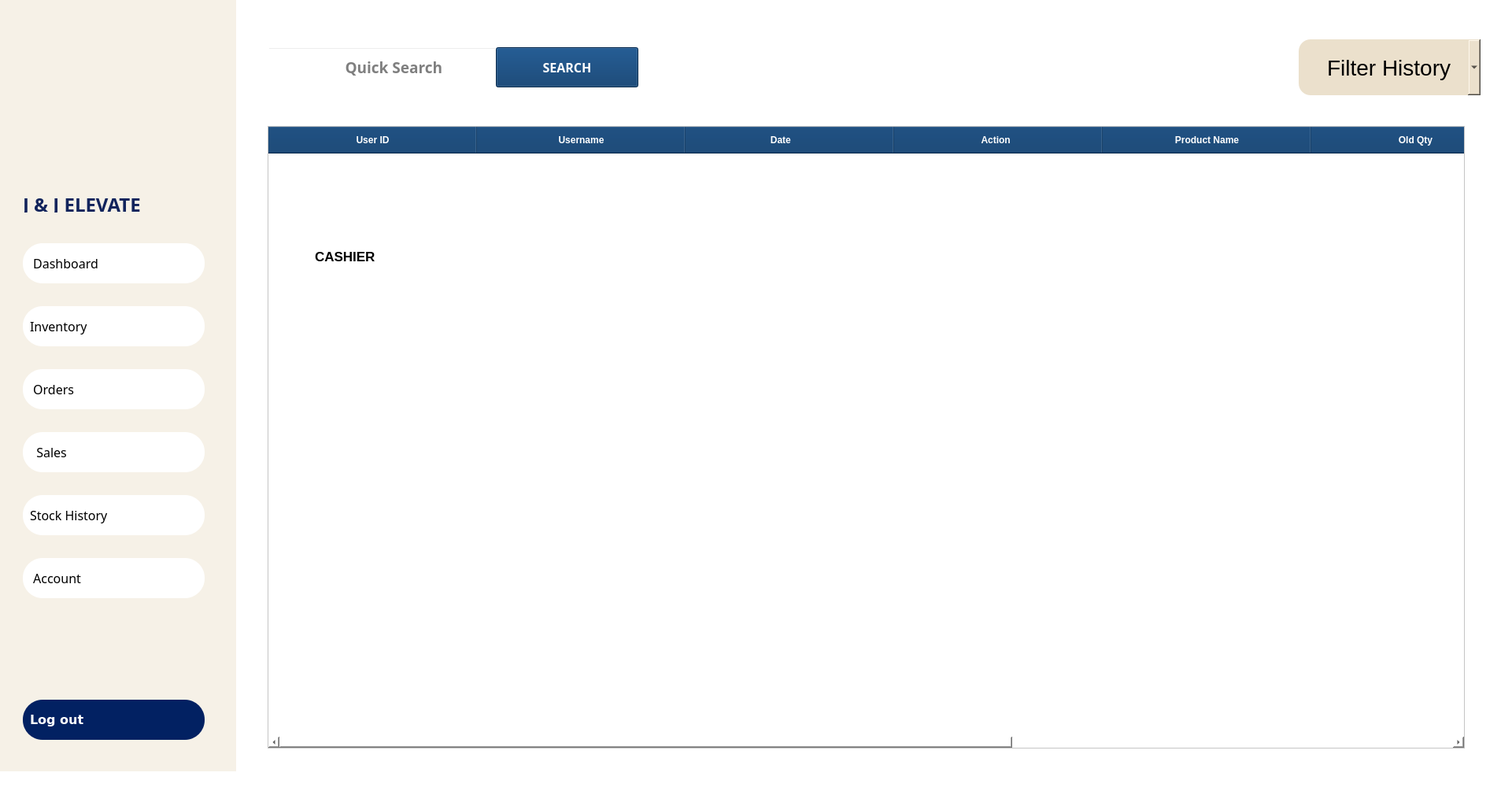
<?xml version="1.0" encoding="UTF-8"?>
<ui version="4.0">
 <class>CASHIER_STOCKHISTORY</class>
 <widget class="QMainWindow" name="CASHIER_STOCKHISTORY">
  <property name="geometry">
   <rect>
    <x>0</x>
    <y>0</y>
    <width>1921</width>
    <height>1005</height>
   </rect>
  </property>
  <property name="font">
   <font>
    <pointsize>4</pointsize>
   </font>
  </property>
  <property name="windowTitle">
   <string>Inventory and Sales Management System</string>
  </property>
  <property name="styleSheet">
   <string notr="true">background: white;</string>
  </property>
  <widget class="QWidget" name="Owner_centralwidget">
   <property name="font">
    <font>
     <pointsize>14</pointsize>
    </font>
   </property>
   <widget class="QFrame" name="LeftMenuBar">
    <property name="geometry">
     <rect>
      <x>-1</x>
      <y>-1</y>
      <width>301</width>
      <height>981</height>
     </rect>
    </property>
    <property name="font">
     <font>
      <pointsize>14</pointsize>
     </font>
    </property>
    <property name="styleSheet">
     <string notr="true">background-color: rgba(235, 224, 204, 0.47); /* #ebe0cc with 47% opacity */</string>
    </property>
    <property name="frameShape">
     <enum>QFrame::NoFrame</enum>
    </property>
    <property name="frameShadow">
     <enum>QFrame::Raised</enum>
    </property>
    <widget class="QLabel" name="JJelevate_text">
     <property name="geometry">
      <rect>
       <x>30</x>
       <y>250</y>
       <width>251</width>
       <height>21</height>
      </rect>
     </property>
     <property name="font">
      <font>
       <family>Montserrat ExtraBold</family>
       <pointsize>18</pointsize>
       <weight>75</weight>
       <bold>true</bold>
      </font>
     </property>
     <property name="styleSheet">
      <string notr="true">color: #12245c; 
background: transparent;
</string>
     </property>
     <property name="text">
      <string>J &amp; J ELEVATE</string>
     </property>
     <property name="scaledContents">
      <bool>true</bool>
     </property>
    </widget>
    <widget class="QLabel" name="Logo">
     <property name="geometry">
      <rect>
       <x>30</x>
       <y>50</y>
       <width>241</width>
       <height>171</height>
      </rect>
     </property>
     <property name="styleSheet">
      <string notr="true">background: transparent;</string>
     </property>
     <property name="text">
      <string/>
     </property>
     <property name="pixmap">
      <pixmap>../../assets/images/JJLOGO.png</pixmap>
     </property>
     <property name="scaledContents">
      <bool>true</bool>
     </property>
     <property name="alignment">
      <set>Qt::AlignCenter</set>
     </property>
    </widget>
    <widget class="QPushButton" name="pushButton_Dashboard_CASHIER">
     <property name="geometry">
      <rect>
       <x>30</x>
       <y>310</y>
       <width>231</width>
       <height>51</height>
      </rect>
     </property>
     <property name="font">
      <font>
       <family>Montserrat Medium</family>
       <pointsize>12</pointsize>
       <weight>50</weight>
       <italic>false</italic>
       <bold>false</bold>
      </font>
     </property>
     <property name="styleSheet">
      <string notr="true">QPushButton {
    background-color: white;
    color: black;
    border-radius: 25px;
    padding: 9px;
text-align: left;
}
QPushButton:hover {
    background-color:#c25b55;
color:black;
font-weight: 700;
}
QPushButton#activeButton {
    background-color:#c25b55;
color:black;
font-weight: 700;
}
</string>
     </property>
     <property name="text">
      <string> Dashboard   </string>
     </property>
     <property name="icon">
      <iconset>
       <normaloff>../../assets/images/dashboard_icon.svg</normaloff>../../assets/images/dashboard_icon.svg</iconset>
     </property>
     <property name="iconSize">
      <size>
       <width>40</width>
       <height>40</height>
      </size>
     </property>
    </widget>
    <widget class="QPushButton" name="pushButton_Inventory_CASHIER">
     <property name="geometry">
      <rect>
       <x>30</x>
       <y>390</y>
       <width>231</width>
       <height>51</height>
      </rect>
     </property>
     <property name="font">
      <font>
       <family>Montserrat Medium</family>
       <pointsize>12</pointsize>
      </font>
     </property>
     <property name="styleSheet">
      <string notr="true">QPushButton {
    background-color: white;
    color: black;
    border-radius: 25px;
    padding: 9px;
text-align: left;
}
QPushButton:hover {
    background-color:#c25b55;
color:black;
font-weight: 700;
}
QPushButton#activeButton {
    background-color:#c25b55;
color:black;
font-weight: 700;
}
</string>
     </property>
     <property name="text">
      <string>Inventory</string>
     </property>
     <property name="icon">
      <iconset>
       <normaloff>../../assets/images/inventory_icon.svg</normaloff>../../assets/images/inventory_icon.svg</iconset>
     </property>
     <property name="iconSize">
      <size>
       <width>50</width>
       <height>45</height>
      </size>
     </property>
    </widget>
    <widget class="QPushButton" name="pushButton_Orders_CASHIER">
     <property name="geometry">
      <rect>
       <x>30</x>
       <y>470</y>
       <width>231</width>
       <height>51</height>
      </rect>
     </property>
     <property name="font">
      <font>
       <family>Montserrat Medium</family>
       <pointsize>12</pointsize>
      </font>
     </property>
     <property name="styleSheet">
      <string notr="true">QPushButton {
    background-color: white;
    color: black;
    border-radius: 25px;
    padding: 9px;
text-align: left;
}
QPushButton:hover {
    background-color:#c25b55;
color:black;
font-weight: 700;
}
QPushButton#activeButton {
    background-color:#c25b55;
color:black;
font-weight: 700;
}
</string>
     </property>
     <property name="text">
      <string> Orders</string>
     </property>
     <property name="icon">
      <iconset>
       <normaloff>../../assets/images/orders_icon.svg</normaloff>../../assets/images/orders_icon.svg</iconset>
     </property>
     <property name="iconSize">
      <size>
       <width>46</width>
       <height>42</height>
      </size>
     </property>
    </widget>
    <widget class="QPushButton" name="pushButton_Sales_CASHIER">
     <property name="geometry">
      <rect>
       <x>30</x>
       <y>550</y>
       <width>231</width>
       <height>51</height>
      </rect>
     </property>
     <property name="font">
      <font>
       <family>Montserrat Medium</family>
       <pointsize>12</pointsize>
      </font>
     </property>
     <property name="styleSheet">
      <string notr="true">QPushButton {
    background-color: white;
    color: black;
    border-radius: 25px;
    padding: 9px;
text-align: left;
}
QPushButton:hover {
    background-color:#c25b55;
color:black;
font-weight: 700;
}
QPushButton#activeButton {
    background-color:#c25b55;
color:black;
font-weight: 700;
}
</string>
     </property>
     <property name="text">
      <string>  Sales</string>
     </property>
     <property name="icon">
      <iconset>
       <normaloff>../../assets/images/sales_icon.svg</normaloff>../../assets/images/sales_icon.svg</iconset>
     </property>
     <property name="iconSize">
      <size>
       <width>35</width>
       <height>35</height>
      </size>
     </property>
    </widget>
    <widget class="QPushButton" name="pushButton_Account_CASHIER">
     <property name="geometry">
      <rect>
       <x>30</x>
       <y>710</y>
       <width>231</width>
       <height>51</height>
      </rect>
     </property>
     <property name="font">
      <font>
       <family>Montserrat Medium</family>
       <pointsize>12</pointsize>
      </font>
     </property>
     <property name="styleSheet">
      <string notr="true">QPushButton {
    background-color: white;
    color: black;
    border-radius: 25px;
    padding: 9px;
text-align: left;
}
QPushButton:hover {
    background-color:#c25b55;
color:black;
font-weight: 700;
}
QPushButton#activeButton {
    background-color:#c25b55;
color:black;
font-weight: 700;
}
</string>
     </property>
     <property name="text">
      <string> Account     </string>
     </property>
     <property name="icon">
      <iconset>
       <normaloff>../../assets/images/account_icon.svg</normaloff>../../assets/images/account_icon.svg</iconset>
     </property>
     <property name="iconSize">
      <size>
       <width>48</width>
       <height>48</height>
      </size>
     </property>
    </widget>
    <widget class="QPushButton" name="pushButton_LogOut_CASHIER">
     <property name="geometry">
      <rect>
       <x>30</x>
       <y>890</y>
       <width>231</width>
       <height>51</height>
      </rect>
     </property>
     <property name="font">
      <font>
       <family>Verdana</family>
       <pointsize>12</pointsize>
       <weight>87</weight>
       <bold>true</bold>
      </font>
     </property>
     <property name="styleSheet">
      <string notr="true">QPushButton {
    background-color:#022162;
color:white;
font-weight: 700;
    border-radius: 25px;
    padding: 9px;
font-size: 14;
text-align: left;
}</string>
     </property>
     <property name="text">
      <string>Log out</string>
     </property>
     <property name="icon">
      <iconset>
       <normaloff>../../assets/images/WHITElogout_icon.svg</normaloff>../../assets/images/WHITElogout_icon.svg</iconset>
     </property>
     <property name="iconSize">
      <size>
       <width>38</width>
       <height>38</height>
      </size>
     </property>
    </widget>
    <widget class="QPushButton" name="pushButton_Stock_History_CASHIER">
     <property name="geometry">
      <rect>
       <x>30</x>
       <y>630</y>
       <width>231</width>
       <height>51</height>
      </rect>
     </property>
     <property name="font">
      <font>
       <family>Montserrat Medium</family>
       <pointsize>12</pointsize>
      </font>
     </property>
     <property name="styleSheet">
      <string notr="true">QPushButton {
    background-color: white;
    color: black;
    border-radius: 25px;
    padding: 9px;
text-align: left;
}
QPushButton:hover {
    background-color:#c25b55;
color:black;
font-weight: 700;
}
QPushButton#activeButton {
    background-color:#c25b55;
color:black;
font-weight: 700;
}
</string>
     </property>
     <property name="text">
      <string>Stock History</string>
     </property>
     <property name="icon">
      <iconset>
       <normaloff>../../assets/images/inventory_icon.svg</normaloff>../../assets/images/inventory_icon.svg</iconset>
     </property>
     <property name="iconSize">
      <size>
       <width>50</width>
       <height>45</height>
      </size>
     </property>
    </widget>
   </widget>
   <widget class="QTableWidget" name="tableWidget_StockHistory">
    <property name="geometry">
     <rect>
      <x>340</x>
      <y>160</y>
      <width>1521</width>
      <height>791</height>
     </rect>
    </property>
    <property name="font">
     <font>
      <family>Montserrat SemiBold</family>
      <pointsize>16</pointsize>
      <weight>75</weight>
      <bold>true</bold>
     </font>
    </property>
    <property name="styleSheet">
     <string notr="true">QTableWidget {
    background-color: white;
    gridline-color: lightgray;
}

QHeaderView::section {
    background-color: #003366; /* light pink headers */
    color: #ffffff;
    font-weight: bold;
}
</string>
    </property>
    <attribute name="horizontalHeaderDefaultSectionSize">
     <number>265</number>
    </attribute>
    <column>
     <property name="text">
      <string>User ID</string>
     </property>
     <property name="font">
      <font>
       <family>Montserrat SemiBold</family>
       <pointsize>14</pointsize>
       <weight>75</weight>
       <bold>true</bold>
      </font>
     </property>
    </column>
    <column>
     <property name="text">
      <string>Username</string>
     </property>
     <property name="font">
      <font>
       <family>Montserrat SemiBold</family>
       <pointsize>14</pointsize>
       <weight>75</weight>
       <bold>true</bold>
      </font>
     </property>
    </column>
    <column>
     <property name="text">
      <string>Date       </string>
     </property>
     <property name="font">
      <font>
       <family>Montserrat SemiBold</family>
       <pointsize>14</pointsize>
       <weight>75</weight>
       <bold>true</bold>
      </font>
     </property>
    </column>
    <column>
     <property name="text">
      <string>Action  </string>
     </property>
     <property name="font">
      <font>
       <family>Montserrat SemiBold</family>
       <pointsize>16</pointsize>
       <weight>75</weight>
       <bold>true</bold>
      </font>
     </property>
    </column>
    <column>
     <property name="text">
      <string>Product Name</string>
     </property>
     <property name="font">
      <font>
       <family>Montserrat SemiBold</family>
       <pointsize>16</pointsize>
       <weight>75</weight>
       <bold>true</bold>
      </font>
     </property>
    </column>
    <column>
     <property name="text">
      <string>Old Qty</string>
     </property>
     <property name="font">
      <font>
       <family>Montserrat SemiBold</family>
       <pointsize>16</pointsize>
       <weight>75</weight>
       <bold>true</bold>
      </font>
     </property>
    </column>
    <column>
     <property name="text">
      <string>New Qty</string>
     </property>
     <property name="font">
      <font>
       <family>Montserrat SemiBold</family>
       <pointsize>16</pointsize>
       <weight>75</weight>
       <bold>true</bold>
      </font>
     </property>
    </column>
    <column>
     <property name="text">
      <string>Updated At</string>
     </property>
     <property name="font">
      <font>
       <family>Montserrat SemiBold</family>
       <pointsize>16</pointsize>
       <weight>75</weight>
       <bold>true</bold>
      </font>
     </property>
    </column>
   </widget>
   <widget class="QFrame" name="frame_45">
    <property name="geometry">
     <rect>
      <x>300</x>
      <y>0</y>
      <width>1621</width>
      <height>211</height>
     </rect>
    </property>
    <property name="styleSheet">
     <string notr="true">background: transparent;;</string>
    </property>
    <property name="frameShape">
     <enum>QFrame::StyledPanel</enum>
    </property>
    <property name="frameShadow">
     <enum>QFrame::Raised</enum>
    </property>
    <widget class="QComboBox" name="comboBox_filterStockHistory">
     <property name="geometry">
      <rect>
       <x>1350</x>
       <y>50</y>
       <width>231</width>
       <height>71</height>
      </rect>
     </property>
     <property name="font">
      <font>
       <pointsize>-1</pointsize>
      </font>
     </property>
     <property name="styleSheet">
      <string notr="true">    background-color: #ebe0cc;
    border-radius: 15px;
font-size:28px;
text-align: center;</string>
     </property>
     <property name="currentText">
      <string>    Filter History</string>
     </property>
     <item>
      <property name="text">
       <string>    Filter History</string>
      </property>
     </item>
     <item>
      <property name="text">
       <string>Roof</string>
      </property>
     </item>
     <item>
      <property name="text">
       <string>Spandrel</string>
      </property>
     </item>
     <item>
      <property name="text">
       <string>Gutter</string>
      </property>
     </item>
     <item>
      <property name="text">
       <string>Others</string>
      </property>
     </item>
    </widget>
    <widget class="QFrame" name="frame_4">
     <property name="geometry">
      <rect>
       <x>30</x>
       <y>50</y>
       <width>611</width>
       <height>71</height>
      </rect>
     </property>
     <property name="frameShape">
      <enum>QFrame::StyledPanel</enum>
     </property>
     <property name="frameShadow">
      <enum>QFrame::Raised</enum>
     </property>
     <widget class="QLineEdit" name="lineEdit_OWNER_QuickSearch_StockHistory">
      <property name="geometry">
       <rect>
        <x>10</x>
        <y>10</y>
        <width>291</width>
        <height>51</height>
       </rect>
      </property>
      <property name="font">
       <font>
        <family>Montserrat ExtraBold</family>
        <pointsize>14</pointsize>
        <weight>75</weight>
        <bold>true</bold>
       </font>
      </property>
      <property name="styleSheet">
       <string notr="true">
    background-color: transparent;
    color: black;
    padding: 2px;
    text-align: center;



</string>
      </property>
      <property name="alignment">
       <set>Qt::AlignCenter</set>
      </property>
      <property name="placeholderText">
       <string>      Quick Search</string>
      </property>
      <property name="clearButtonEnabled">
       <bool>false</bool>
      </property>
     </widget>
     <widget class="QLabel" name="label_14">
      <property name="geometry">
       <rect>
        <x>10</x>
        <y>10</y>
        <width>71</width>
        <height>51</height>
       </rect>
      </property>
      <property name="styleSheet">
       <string notr="true">background: transparent;
padding: 5;
</string>
      </property>
      <property name="text">
       <string/>
      </property>
      <property name="pixmap">
       <pixmap>../../assets/images/search.png</pixmap>
      </property>
      <property name="scaledContents">
       <bool>true</bool>
      </property>
     </widget>
     <widget class="QPushButton" name="pushButton_SEARCH_StockHistory">
      <property name="geometry">
       <rect>
        <x>300</x>
        <y>10</y>
        <width>181</width>
        <height>51</height>
       </rect>
      </property>
      <property name="font">
       <font>
        <family>Montserrat ExtraBold</family>
        <pointsize>12</pointsize>
        <weight>75</weight>
        <bold>true</bold>
       </font>
      </property>
      <property name="styleSheet">
       <string notr="true">
    background-color: #003366;
    color: white;
    padding: 2px;
    text-align: center;



</string>
      </property>
      <property name="text">
       <string>SEARCH</string>
      </property>
     </widget>
    </widget>
   </widget>
   <widget class="QLabel" name="label">
    <property name="geometry">
     <rect>
      <x>400</x>
      <y>310</y>
      <width>111</width>
      <height>31</height>
     </rect>
    </property>
    <property name="font">
     <font>
      <pointsize>13</pointsize>
      <weight>75</weight>
      <bold>true</bold>
     </font>
    </property>
    <property name="text">
     <string>CASHIER</string>
    </property>
   </widget>
   <zorder>tableWidget_StockHistory</zorder>
   <zorder>LeftMenuBar</zorder>
   <zorder>frame_45</zorder>
   <zorder>label</zorder>
  </widget>
  <widget class="QStatusBar" name="statusbar"/>
 </widget>
 <resources>
  <include location="../resources/jj_resources.qrc"/>
  <include location="../resources/jj_resources.qrc"/>
 </resources>
 <connections/>
</ui>
